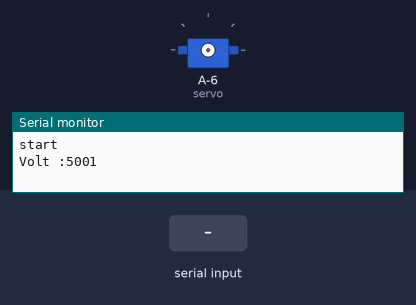
Bench run of a sketch on a simulated ATtiny85, built with avr-gcc and run on an emulated ATtiny85. On the bench: servo, the last lines printed to the serial monitor. The inputs (shaded band) are chosen by the test bench.

Above: at 1.2 s.
1.3 s: "1" received over the second serial link
At 3.0 s:
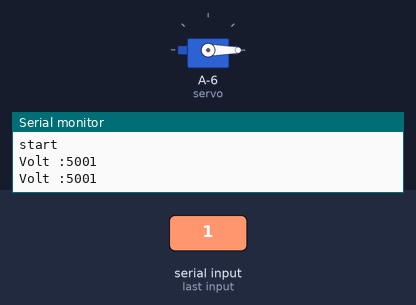
3.3 s: "2" received over the second serial link
At 4.7 s:
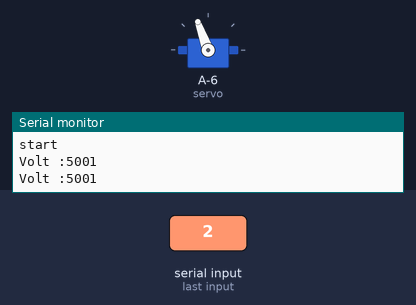
Timing chart, 0 to 6.3 s (numbered marks = the images above; inputs shaded):
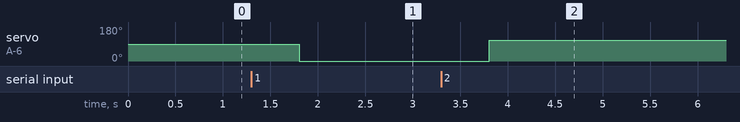

Measured:
- after the input at 1.3 s, servo on A-6 (servo): 90° → 0° after 0.51 s
- after the input at 3.3 s, servo on A-6 (servo): 0° → 110° after 0.51 s

The sketch:

sketch_mar12a.ino
```cpp
#include <SoftwareSerial.h> //시리얼 통신 라이브러리 호출
#include "Servo.h" //서보 라이브러리
#include <SimpleTimer.h>


SimpleTimer timer;
Servo myservo; //서보객체
int blueTx = 2; //Tx (블투 보내는핀 설정)송신
int blueRx = 3; //Rx (블투 받는핀 설정)수신
int servo = 8;//서보 꼽을곳
SoftwareSerial BT(blueTx, blueRx);  //시리얼 통신을 위한 객체선언
String myString = ""; //받는 문자열
String openCode = "1";
String closeCode = "2";
int result= 0;

void sendingVolt(){
  result = readVcc();//milli volt단위의 전압을 result변수에 넣는다
  Serial.print("Volt :");
  Serial.println(result);//시리얼 모니터에 보인다.
  BT.print("volt : ");
  BT.println(result);//블루투스로 데이터를 송신한다.
}
long readVcc() {
  // Read 1.1V reference against AVcc
  // set the reference to Vcc and the measurement to the internal 1.1V reference
  #if defined(__AVR_ATmega32U4__) || defined(__AVR_ATmega1280__) || defined(__AVR_ATmega2560__)
    ADMUX = _BV(REFS0) | _BV(MUX4) | _BV(MUX3) | _BV(MUX2) | _BV(MUX1);
  #elif defined (__AVR_ATtiny24__) || defined(__AVR_ATtiny44__) || defined(__AVR_ATtiny84__)
    ADMUX = _BV(MUX5) | _BV(MUX0);
  #elif defined (__AVR_ATtiny25__) || defined(__AVR_ATtiny45__) || defined(__AVR_ATtiny85__)
    ADMUX = _BV(MUX3) | _BV(MUX2);
  #else
    ADMUX = _BV(REFS0) | _BV(MUX3) | _BV(MUX2) | _BV(MUX1);
  #endif

  delay(2); // Wait for Vref to settle
  ADCSRA |= _BV(ADSC); // Start conversion
  while (bit_is_set(ADCSRA,ADSC)); // measuring

  uint8_t low  = ADCL; // must read ADCL first - it then locks ADCH
  uint8_t high = ADCH; // unlocks both

  long result = (high<<8) | low;

  result = 1125300L / result; // Calculate Vcc (in mV); 1125300 = 1.1*1023*1000
  return result; // Vcc in millivolts
}


void servoWrite(int value){
  myservo.attach(servo);
  delay(500);
  myservo.write(value);
  delay(500);
  myservo.detach();
}

void setup() {
  Serial.begin(9600);
  Serial.println("start");
  BT.begin(9600); //블루투스 시리얼 개방
  timer.setInterval(5000, sendingVolt);
}

void loop() {
  if(BT.available()>0){
    while(BT.available()){
      char myChar = BT.read();
      myString += myChar;
      delay(5);
    }
  }
  if(!myString.equals("")){
    if(myString == openCode){
      servoWrite(0);
    }else if(myString == closeCode){
     servoWrite(110);
    }
    myString = "";
  }
//  while(BT.available()) { //BT 값이 있으면
//    char myChar = BT.read();  //BT int형식의 값을 char형식으로 변환
//    myString += myChar; //수신되는 문자열을 myString에 모두 붙임 (1바이트씩 전송되는 것을 모두 붙임)
//    delay(5);           //수신 문자열 끊김 방지
//  }
//
//  if (!myString.equals("")) //myString 값이 있다면
//  {
//    Serial.println("input value: " + myString); //시리얼모니터에 myString값 출력
//    if (myString == "open") //myString 값이 'l\n' 이라면
//    {
//      myservo.write(180);     //각도 180도로 움직임
//      delay(500);
//    } else if(myString == "close"){
//      myservo.write(1);   //각도 1도로 움직임
//      delay(500);
//    }else{
//    }
//    myString = ""; //myString 변수값 초기화
//  }
//
  timer.run();
}
```
